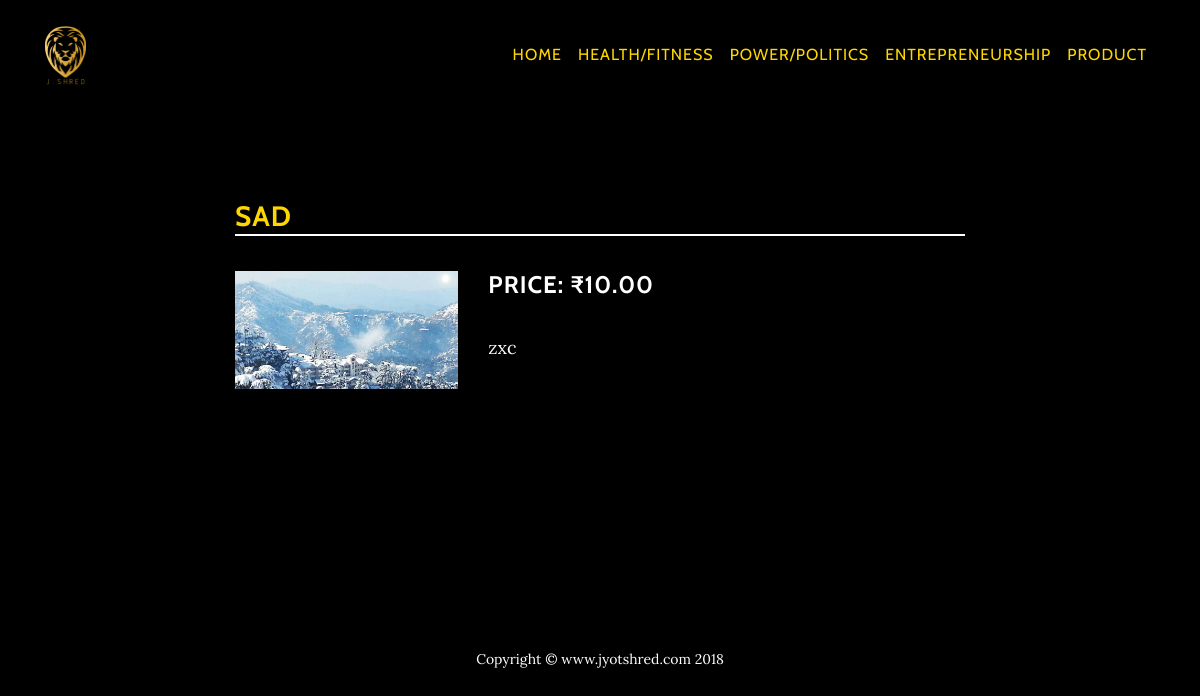
The app's page /product/product/as/ with its own data.
### products/models.py (models this page shows, shortened)
class Product(models.Model):
    title = models.CharField(max_length=100, unique=True)
    slug = models.SlugField(max_length=100, unique=True)
    description = models.TextField()
    addded = models.DateTimeField(db_index=True, auto_now_add=True)
    category = models.ForeignKey('products.Category')
    image = models.FileField(upload_to='product')
    price = models.DecimalField(max_digits=8, decimal_places=2,default='0.0')

### products/views.py (the view)
# urls.py: url(r'^product/(?P<slug>[\w-]+)/$', views.view_product, name='view_product'),
def view_product(request, slug):
    return render_to_response('product/veiw_post.html', {
        'product': get_object_or_404(Product, slug=slug)
    })

### templates/product/veiw_post.html (shortened to what this page needs)
{% extends 'product/base.html' %}
{% block title %}
	<div style="color: #FFD700; border-bottom: 2px solid white" >
		{{ product.title }}
	</div>
{% endblock %}
{% block content %}
	<div class="row">
		 <div class="col-md-4">
		 	 <img style ="width: 100%"  src="{{ product.image.url }}">
		 </div>
		 <div class="col-md-8">
		 	<h4>Price: ₹{{ product.price }}</h4>
		 	<p>
		 		{{ product.description|safe }}
		 	</p>
		 </div>
	</div>
{% endblock %}

### records on screen
Product: title "SAD", image (picture), price "10.00", description "zxc"
